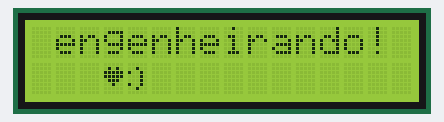
A sketch run on a simulated Arduino Uno, built with avr-gcc and run on an emulated ATmega328P. On the bench: 16×2 character LCD.

Above: at 0.1 s.
At 0.6 s:
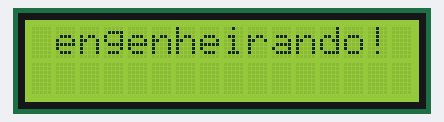

Measured:
- what the display in image 1 shows lasts 0.5 s, from 0.6 s to 1.1 s

The sketch:

LCD_caracteres.ino
```cpp
#include <LiquidCrystal.h>
LiquidCrystal lcd(12, 11, 5, 4, 3, 2);

byte heart[8] = {
0b00000, // vetor de bytes correspondentes
0b01010,  // ao desenho do coração
0b11111,
0b11111,
0b01110,
0b00100,
0b00000,
0b00000
};

byte smile[8] = {
0b00000, // vetor de bytes correspondentes
0b00100,  // ao desenho do coração
0b10010,
0b00010,
0b00010,
0b10010,
0b00100,
0b00000
};

void setup()
{
lcd.begin(16, 2);
lcd.setCursor(0,0);
lcd.print(" engenheirando! ");

lcd.createChar(1, heart); // envia nosso character p/ o display
lcd.createChar(2, smile);
}

void loop()
{
lcd.setCursor(3,1);
lcd.write(1); // desenha o coração
lcd.write(2);
delay(500);
lcd.setCursor(3,1);
lcd.print("  "); // Após 0.5s apaga o coração, assim ele
delay(500); // ficará piscando
}
```
